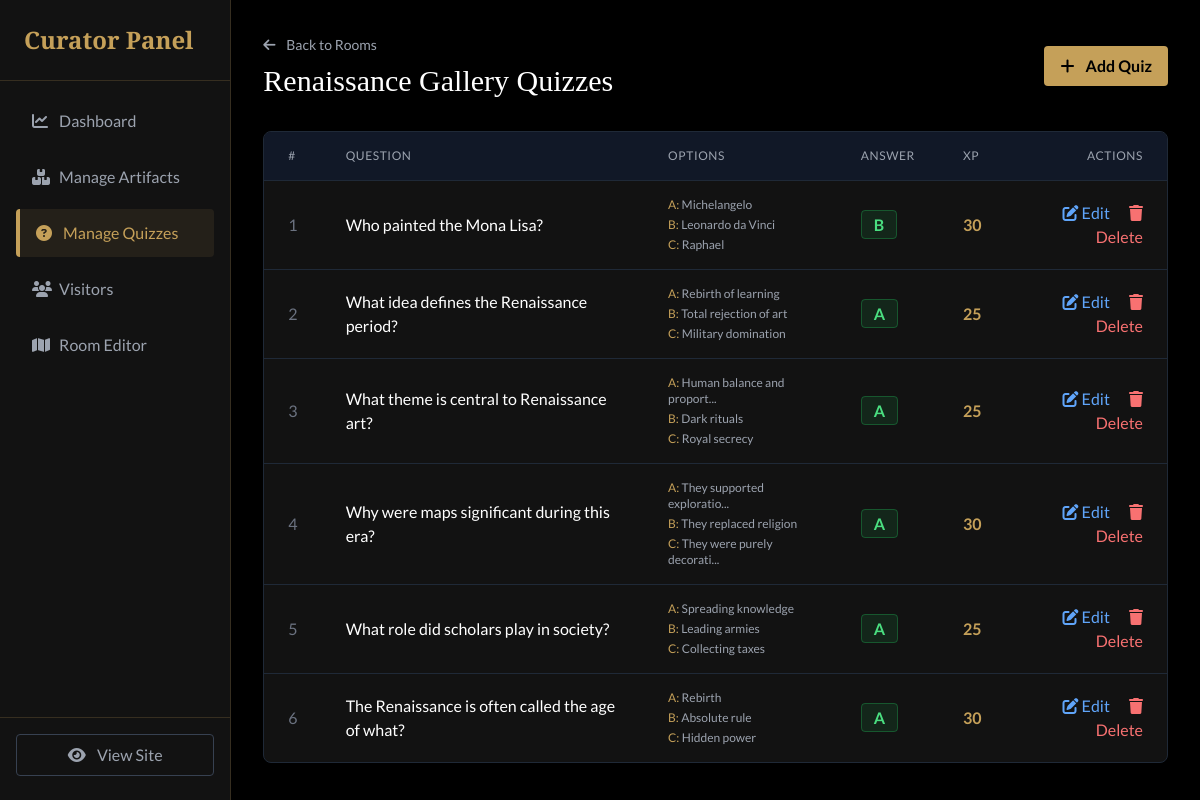
The page /admin/quizzes.php?room_id=2 (signed in) on the database its author committed.
### tables this page shows
CREATE TABLE `rooms` (
  `id` int(11) NOT NULL,
  `name` varchar(100) NOT NULL,
  `description` text DEFAULT NULL,
  `min_level` int(11) DEFAULT 1,
  `image_url` varchar(255) DEFAULT NULL,
  `hidden_artifact_name` varchar(100) DEFAULT NULL,
  `hidden_artifact_desc` text DEFAULT NULL,
  `hidden_artifact_image` varchar(255) DEFAULT NULL,
  `hidden_artifact_xp` int(11) DEFAULT 100,
  `professor_dialogs` text DEFAULT NULL,
  `chest_position_top` varchar(10) DEFAULT '70%',
  `chest_position_left` varchar(10) DEFAULT '85%'
);

CREATE TABLE `quizzes` (
  `id` int(11) NOT NULL,
  `room_id` int(11) DEFAULT NULL,
  `question` text NOT NULL,
  `option_a` varchar(255) DEFAULT NULL,
  `option_b` varchar(255) DEFAULT NULL,
  `option_c` varchar(255) DEFAULT NULL,
  `correct_option` char(1) DEFAULT NULL,
  `xp_reward` int(11) DEFAULT 20
);

### admin/quizzes.php (the view, shortened to what this page needs)
<?php
require_once '../app/Config/database.php';
$rooms_result = $conn->query("
    SELECT rooms.*, COUNT(quizzes.id) as quiz_count
    FROM rooms
    LEFT JOIN quizzes ON rooms.id = quizzes.room_id
    GROUP BY rooms.id
    ORDER BY rooms.id
");
$rooms = [];
while ($row = $rooms_result->fetch_assoc()) {
    $rooms[] = $row;
}
$selected_room = null;
$quizzes = [];
if (isset($_GET['room_id'])) {
    $room_id = intval($_GET['room_id']);
    $stmt = $conn->prepare("SELECT * FROM rooms WHERE id = ?");
    $stmt->bind_param("i", $room_id);
    $stmt->execute();
    $selected_room = $stmt->get_result()->fetch_assoc();
    $stmt = $conn->prepare("SELECT * FROM quizzes WHERE room_id = ? ORDER BY id");
    $stmt->bind_param("i", $room_id);
    $stmt->execute();
    $result = $stmt->get_result();
    while ($row = $result->fetch_assoc()) {
        $quizzes[] = $row;
    }
}
include '../public/header.php';
?>
<div class="flex h-screen bg-black">
    <aside class="w-64 bg-darker-bg border-r border-gold/20 flex flex-col">
        <div class="p-6 border-b border-gold/20">
            <h1 class="text-gold font-serif text-2xl font-bold">Curator Panel</h1>
        </div>
        <nav class="flex-grow p-4 space-y-2">
            <a href="index.php" class="block px-4 py-3 rounded text-gray-400 hover:text-white hover:bg-gray-800 transition">
                <i class="fas fa-chart-line w-6"></i> Dashboard
            </a>
            <a href="artifacts.php" class="block px-4 py-3 rounded text-gray-400 hover:text-white hover:bg-gray-800 transition">
                <i class="fas fa-boxes w-6"></i> Manage Artifacts
            </a>
            <a href="quizzes.php" class="block px-4 py-3 rounded bg-gold/10 text-gold border-l-4 border-gold">
                <i class="fas fa-question-circle w-6"></i> Manage Quizzes
            </a>
            <a href="users.php" class="block px-4 py-3 rounded text-gray-400 hover:text-white hover:bg-gray-800 transition">
                <i class="fas fa-users w-6"></i> Visitors
            </a>
            <a href="room_editor.php" class="block px-4 py-3 rounded text-gray-400 hover:text-white hover:bg-gray-800 transition">
                <i class="fas fa-map w-6"></i> Room Editor
            </a>
        </nav>
        <div class="p-4 border-t border-gold/20">
            <a href="../public/index.php" class="block w-full text-center py-2 border border-gray-700 text-gray-400 hover:text-white hover:border-white rounded transition mb-2">
                <i class="fas fa-eye mr-2"></i> View Site
            </a>
        </div>
    </aside>
    <main class="flex-grow p-8 overflow-y-auto">
        <?php if (!$selected_room): ?>
            <div class="mb-8">
                <h2 class="text-3xl text-white font-serif mb-2">Room Quizzes</h2>
                <p class="text-gray-400">Select a room to manage its quizzes</p>
            </div>
            <div class="grid grid-cols-1 md:grid-cols-2 lg:grid-cols-3 gap-6">
                <?php foreach ($rooms as $room): ?>
                    <a href="?room_id=<?php echo $room['id']; ?>" class="bg-darker-bg border border-gray-800 rounded-lg p-6 hover:border-gold/50 hover:bg-gray-800/50 transition group">
                        <div class="flex items-center justify-between mb-4">
                            <h3 class="text-white font-serif text-lg group-hover:text-gold transition"><?php echo htmlspecialchars($room['name']); ?></h3>
                            <span class="bg-purple-900/30 border border-purple-500/30 text-purple-300 px-3 py-1 rounded-full text-sm">
                                <?php echo $room['quiz_count']; ?> Quiz
                            </span>
                        </div>
                        <p class="text-gray-500 text-sm"><?php echo htmlspecialchars($room['description']); ?></p>
                        <div class="mt-4 text-gold text-sm opacity-0 group-hover:opacity-100 transition">
                            <i class="fas fa-arrow-right mr-2"></i> Manage Quizzes
                        </div>
                    </a>
                <?php endforeach; ?>
            </div>
        <?php else: ?>
            <div class="flex justify-between items-center mb-8">
                <div>
                    <a href="quizzes.php" class="text-gray-400 hover:text-white text-sm mb-2 inline-block">
                        <i class="fas fa-arrow-left mr-2"></i> Back to Rooms
                    </a>
                    <h2 class="text-3xl text-white font-serif"><?php echo htmlspecialchars($selected_room['name']); ?> Quizzes</h2>
                </div>
                <a href="add_quiz.php?room_id=<?php echo $selected_room['id']; ?>" class="bg-gold hover:bg-gold-hover text-black font-bold py-2 px-4 rounded transition">
                    <i class="fas fa-plus mr-2"></i> Add Quiz
                </a>
            </div>
            <div class="bg-darker-bg rounded-lg border border-gray-800 overflow-hidden">
                <table class="w-full text-left">
                    <thead class="bg-gray-900 border-b border-gray-800">
                        <tr>
                            <th class="px-6 py-4 text-gray-400 font-normal uppercase text-xs tracking-wider">#</th>
                            <th class="px-6 py-4 text-gray-400 font-normal uppercase text-xs tracking-wider">Question</th>
                            <th class="px-6 py-4 text-gray-400 font-normal uppercase text-xs tracking-wider">Options</th>
                            <th class="px-6 py-4 text-gray-400 font-normal uppercase text-xs tracking-wider">Answer</th>
                            <th class="px-6 py-4 text-gray-400 font-normal uppercase text-xs tracking-wider">XP</th>
                            <th class="px-6 py-4 text-gray-400 font-normal uppercase text-xs tracking-wider text-right">Actions</th>
                        </tr>
                    </thead>
                    <tbody class="divide-y divide-gray-800">
                        <?php if (empty($quizzes)): ?>
                            <tr>
                                <td colspan="6" class="px-6 py-8 text-center text-gray-500 italic">
                                    No quizzes in this room yet.
                                    <a href="add_quiz.php?room_id=<?php echo $selected_room['id']; ?>" class="text-gold hover:underline">Add one now</a>
                                </td>
                            </tr>
                        <?php else: ?>
                            <?php $num = 1; foreach ($quizzes as $item): ?>
                                <tr class="hover:bg-gray-800/50 transition">
                                    <td class="px-6 py-4 text-gray-500"><?php echo $num++; ?></td>
                                    <td class="px-6 py-4">
                                        <div class="text-white font-medium"><?php echo htmlspecialchars($item['question']); ?></div>
                                    </td>
                                    <td class="px-6 py-4">
                                        <div class="text-gray-400 text-xs space-y-1">
                                            <div><span class="text-gold">A:</span> <?php echo htmlspecialchars(substr($item['option_a'], 0, 25)); ?><?php echo strlen($item['option_a']) > 25 ? '...' : ''; ?></div>
                                            <div><span class="text-gold">B:</span> <?php echo htmlspecialchars(substr($item['option_b'], 0, 25)); ?><?php echo strlen($item['option_b']) > 25 ? '...' : ''; ?></div>
                                            <div><span class="text-gold">C:</span> <?php echo htmlspecialchars(substr($item['option_c'], 0, 25)); ?><?php echo strlen($item['option_c']) > 25 ? '...' : ''; ?></div>
                                        </div>
                                    </td>
                                    <td class="px-6 py-4">
                                        <span class="px-3 py-1 bg-green-900/30 border border-green-500/30 rounded text-green-400 font-bold">
                                            <?php echo strtoupper($item['correct_option']); ?>
                                        </span>
                                    </td>
                                    <td class="px-6 py-4">
                                        <span class="text-gold font-bold"><?php echo $item['xp_reward']; ?></span>
                                    </td>
                                    <td class="px-6 py-4 text-right">
                                        <a href="edit_quiz.php?id=<?php echo $item['id']; ?>" class="text-blue-400 hover:text-blue-300 mr-4">
                                            <i class="fas fa-edit"></i> Edit
                                        </a>
                                        <a href="../app/Handlers/admin_handler.php?action=delete_quiz&id=<?php echo $item['id']; ?>&room_id=<?php echo $selected_room['id']; ?>"
                                           onclick="return confirm('Are you sure you want to delete this quiz?')"
                                           class="text-red-400 hover:text-red-300">
                                            <i class="fas fa-trash"></i> Delete
                                        </a>
                                    </td>
                                </tr>
                            <?php endforeach; ?>
                        <?php endif; ?>
                    </tbody>
                </table>
            </div>
        <?php endif; ?>
    </main>
</div>

### public/assets/css/style.css (style rules this page uses)
:root { --color-gold: #c5a059; --color-gold-hover: #e6c885; --color-dark-bg: #1a1a1a; --color-darker-bg: #121212; --color-text: #e0e0e0; --color-parchment: #f0e6d2; }
body { font-family: "Lato", sans-serif; background-color: var(--color-darker-bg); color: var(--color-text); }
h1, h2, h3, h4, h5, h6, .font-serif { font-family: "Abhaya Libre", serif; }
.text-gold { color: var(--color-gold); }
.bg-gold { background-color: var(--color-gold); }
.border-gold { border-color: var(--color-gold); }

### public/header.php (style rules this page uses)
body { background-color: #121212; }

### rows shown on the page
rooms: name "Renaissance Gallery"
quizzes: question "Who painted the Mona Lisa?", option_a "Michelangelo", option_b "Leonardo da Vinci", option_c "Raphael", correct_option "B", xp_reward "30"
quizzes: question "What idea defines the Renaissance period?", option_a "Rebirth of learning", option_b "Total rejection of art", option_c "Military domination", correct_option "A", xp_reward "25"
quizzes: question "What theme is central to Renaissance art?", option_a "Human balance and proport", option_b "Dark rituals", option_c "Royal secrecy", correct_option "A", xp_reward "25"
quizzes: question "Why were maps significant during this era?", option_a "They supported exploratio", option_b "They replaced religion", option_c "They were purely decorati", correct_option "A", xp_reward "30"
quizzes: question "What role did scholars play in society?", option_a "Spreading knowledge", option_b "Leading armies", option_c "Collecting taxes", correct_option "A", xp_reward "25"
quizzes: question "The Renaissance is often called the age of what?", option_a "Rebirth", option_b "Absolute rule", option_c "Hidden power", correct_option "A", xp_reward "30"
